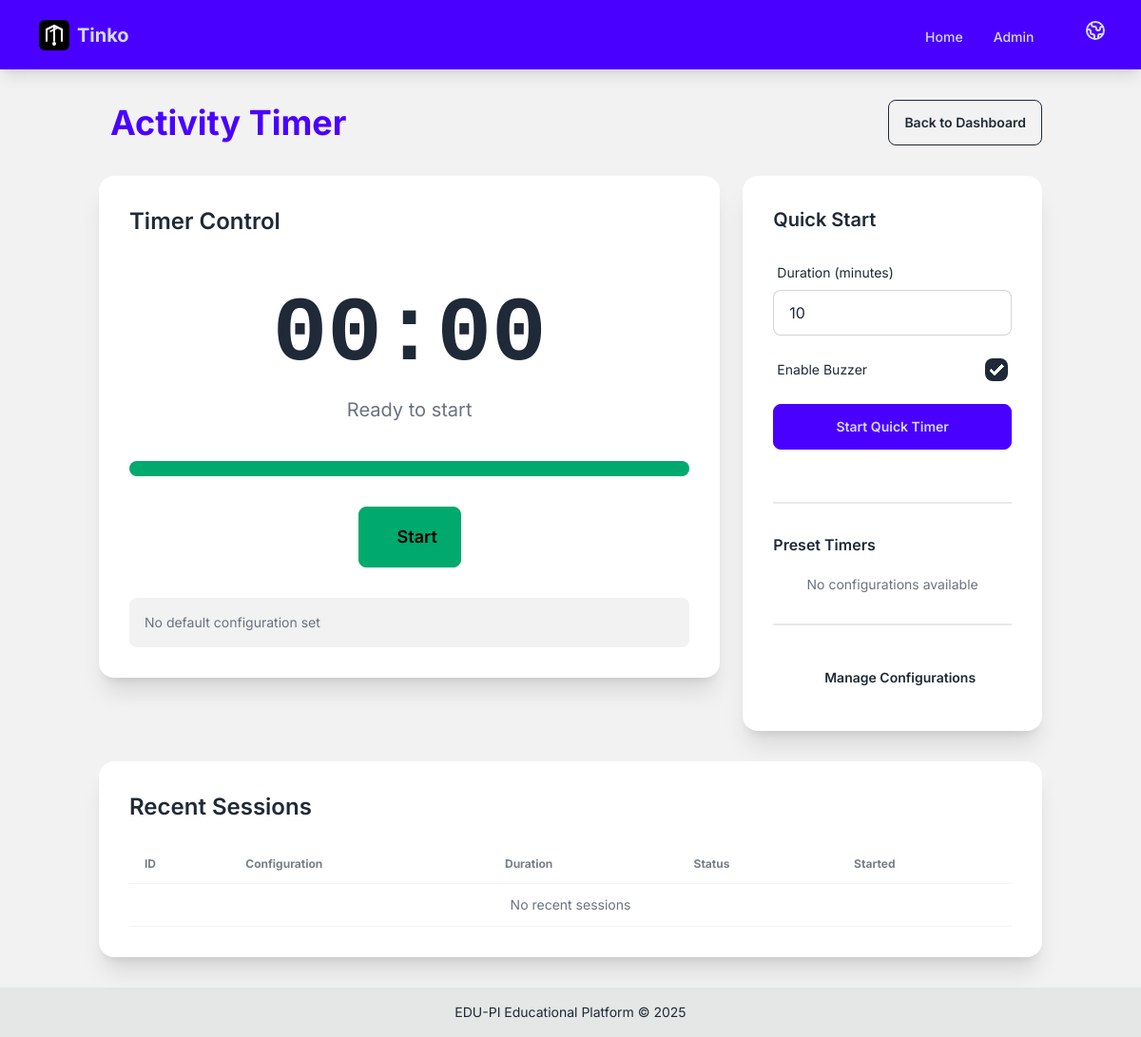
The page /plugins/edupi/activity_timer/ on the database as committed earlier.
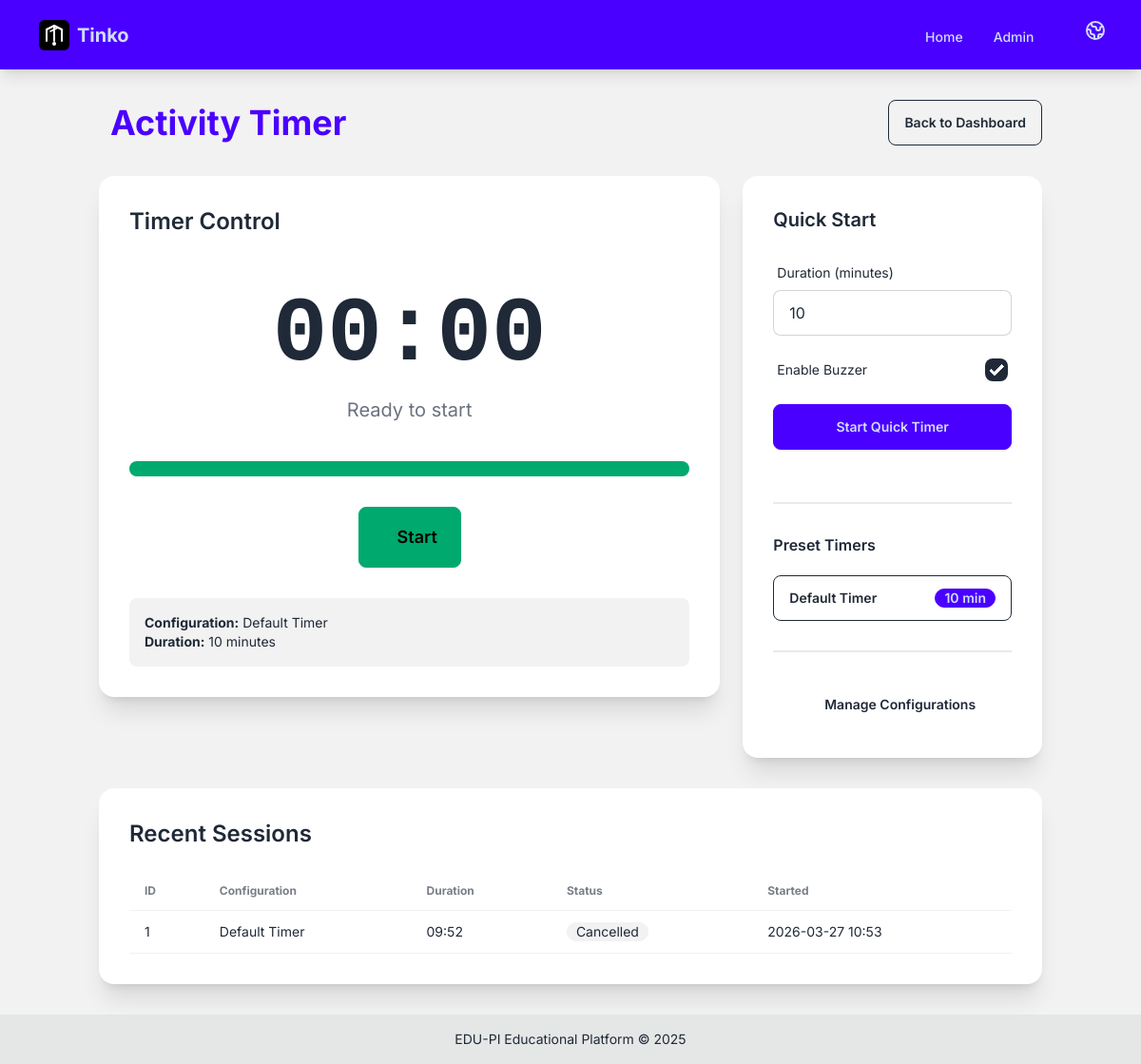
The same page on the database as committed later.
### plugins/edupi/activity_timer/models.py (models this page shows, shortened)
class TimerConfig(models.Model):
    name = models.CharField(
        max_length=100,
        help_text=_("Name of the timer configuration"),
    )
    description = models.TextField(
        blank=True,
        help_text=_("Description of when to use this timer"),
    )
    duration_minutes = models.PositiveIntegerField(
        default=10,
        help_text=_("Duration in minutes"),
    )
    warning_threshold_percent = models.PositiveIntegerField(
        default=20,
        help_text=_("Percentage remaining when warning color appears"),
    )
    enable_buzzer = models.BooleanField(
        default=True,
        help_text=_("Play buzzer sound when timer ends"),
    )
    led_color_start = models.CharField(
        max_length=7,
        default="#00FF00",
        help_text=_("Hex color code for timer start (green)"),
    )
    led_color_warning = models.CharField(
        max_length=7,
        default="#FFFF00",
        help_text=_("Hex color code for warning state (yellow)"),
    )
    led_color_end = models.CharField(
        max_length=7,
        default="#FF0000",
        help_text=_("Hex color code for timer end (red)"),
    )
    is_default = models.BooleanField(
        default=False,
        help_text=_("Use this as the default configuration"),
    )
    is_active = models.BooleanField(
        default=True,
        help_text=_("Whether this configuration is active"),
    )
    created_at = models.DateTimeField(auto_now_add=True)
    updated_at = models.DateTimeField(auto_now=True)
    class Meta:
        app_label = "edupi_activity_timer"
        verbose_name = _("Timer Configuration")
        verbose_name_plural = _("Timer Configurations")
        ordering = ["name"]

class TimerSession(models.Model):
    class Status(models.TextChoices):
        PENDING = "pending", _("Pending")
        RUNNING = "running", _("Running")
        PAUSED = "paused", _("Paused")
        COMPLETED = "completed", _("Completed")
        CANCELLED = "cancelled", _("Cancelled")
    config = models.ForeignKey(
        TimerConfig,
        on_delete=models.SET_NULL,
        null=True,
        blank=True,
        related_name="sessions",
        help_text=_("Configuration used for this session"),
    )
    status = models.CharField(
        max_length=20,
        choices=Status.choices,
        default=Status.PENDING,
        help_text=_("Current status of the timer"),
    )
    duration_seconds = models.PositiveIntegerField(
        help_text=_("Total duration in seconds"),
    )
    remaining_seconds = models.PositiveIntegerField(
        help_text=_("Remaining time in seconds"),
    )
    started_at = models.DateTimeField(
        null=True,
        blank=True,
        help_text=_("When the timer was started"),
    )
    paused_at = models.DateTimeField(
        null=True,
        blank=True,
        help_text=_("When the timer was last paused"),
    )
    completed_at = models.DateTimeField(
        null=True,
        blank=True,
        help_text=_("When the timer completed"),
    )
    created_at = models.DateTimeField(auto_now_add=True)
    updated_at = models.DateTimeField(auto_now=True)
    class Meta:
        app_label = "edupi_activity_timer"
        verbose_name = _("Timer Session")
        verbose_name_plural = _("Timer Sessions")
        ordering = ["-created_at"]
    def get_remaining_display(self):
        minutes = self.remaining_seconds // 60
        seconds = self.remaining_seconds % 60
        return f"{minutes:02d}:{seconds:02d}"

### plugins/edupi/activity_timer/views.py (the view)
# urls.py: path("", views.TimerDashboardView.as_view(), name="dashboard"),
class TimerDashboardView(View):
    def get(self, request):
        configs = TimerConfig.objects.filter(is_active=True).order_by("name")
        default_config = TimerConfig.objects.filter(
            is_default=True, is_active=True
        ).first()
        recent_sessions = TimerSession.objects.all()[:10]
        active_session = timer_service.get_active_session()
        context = {
            "title": _("Activity Timer"),
            "configs": configs,
            "default_config": default_config,
            "recent_sessions": recent_sessions,
            "active_session": active_session,
            "quick_form": QuickTimerForm(),
            "is_running": timer_service.is_timer_running(),
        }
        return render(request, "activity_timer/dashboard.html", context)

### plugins/edupi/activity_timer/forms.py
class QuickTimerForm(forms.Form):
    duration_minutes = forms.IntegerField(
        min_value=1,
        max_value=120,
        initial=10,
        label=_("Duration (minutes)"),
        widget=forms.NumberInput(
            attrs={"class": "input input-bordered w-full", "min": 1, "max": 120}
        ),
    )
    use_buzzer = forms.BooleanField(
        initial=True,
        required=False,
        label=_("Enable Buzzer"),
        widget=forms.CheckboxInput(attrs={"class": "checkbox"}),
    )

### plugins/edupi/activity_timer/timer_service.py (called while the page is built)
    def get_active_session(self) -> Optional[TimerSession]:
        return self._active_session

    def is_timer_running(self) -> bool:
        return self._active_session is not None and self._active_session.is_running()

### plugins/edupi/activity_timer/templates/activity_timer/dashboard.html (shortened to what this page needs)
{% extends "base.html" %}
{% load i18n %}
{% block content %}
<div class="container mx-auto px-4 py-8">
    <div class="flex justify-between items-center mb-8">
        <h1 class="text-4xl font-bold text-primary">
            {{ title }}
        </h1>
        <a href="{% url 'home' %}" class="btn btn-outline">
            {% trans "Back to Dashboard" %}
        </a>
    </div>
    <div class="grid grid-cols-1 lg:grid-cols-3 gap-6 mb-8">
        <div class="lg:col-span-2">
            <div class="card bg-base-100 shadow-xl">
                <div class="card-body">
                    <h2 class="card-title text-2xl mb-4">{% trans "Timer Control" %}</h2>
                    <div class="text-center py-8" id="timer-display">
                        <div class="text-8xl font-mono font-bold mb-4" id="time-remaining">
                            00:00
                        </div>
                        <div class="text-xl text-gray-500" id="timer-status">
                            {% trans "Ready to start" %}
                        </div>
                    </div>
                    <div class="w-full bg-gray-200 rounded-full h-4 mb-6">
                        <div id="progress-bar" class="bg-success h-4 rounded-full transition-all duration-1000" style="width: 100%"></div>
                    </div>
                    <div class="flex justify-center gap-4">
                        <button id="btn-start" class="btn btn-success btn-lg" onclick="startTimer()">
                            {% trans "Start" %}
                        </button>
                    </div>
                    <div class="mt-6 p-4 bg-base-200 rounded-lg" id="config-info">
                        {% if default_config %}
                            <p class="text-sm">
                                <strong>{% trans "Configuration:" %}</strong>
                                <span id="current-config-name">{{ default_config.name }}</span>
                            </p>
                            <p class="text-sm">
                                <strong>{% trans "Duration:" %}</strong>
                                <span id="current-duration">{{ default_config.duration_minutes }}</span> {% trans "minutes" %}
                            </p>
                        {% else %}
                            <p class="text-sm text-gray-500">{% trans "No default configuration set" %}</p>
                        {% endif %}
                    </div>
                </div>
            </div>
        </div>
        <div class="card bg-base-100 shadow-xl">
            <div class="card-body">
                <h2 class="card-title text-xl mb-4">{% trans "Quick Start" %}</h2>
                <form id="quick-timer-form" class="mb-6">
                    <div class="form-control mb-4">
                        <label class="label">
                            <span class="label-text">{% trans "Duration (minutes)" %}</span>
                        </label>
                        {{ quick_form.duration_minutes }}
                    </div>
                    <div class="form-control mb-4">
                        <label class="label cursor-pointer">
                            <span class="label-text">{% trans "Enable Buzzer" %}</span>
                            {{ quick_form.use_buzzer }}
                        </label>
                    </div>
                    <button type="button" class="btn btn-primary w-full" onclick="startQuickTimer()">
                        {% trans "Start Quick Timer" %}
                    </button>
                </form>
                <div class="divider"></div>
                <h3 class="font-semibold mb-3">{% trans "Preset Timers" %}</h3>
                <div class="space-y-2">
                    {% for config in configs %}
                        <button class="btn btn-outline btn-block justify-between"
                                onclick="startWithConfig({{ config.id }})">
                            <span>{{ config.name }}</span>
                            <span class="badge badge-primary">{{ config.duration_minutes }} min</span>
                        </button>
                    {% empty %}
                        <p class="text-sm text-gray-500 text-center">
                            {% trans "No configurations available" %}
                        </p>
                    {% endfor %}
                </div>
                <div class="divider"></div>
                <a href="{% url 'activity_timer:config_list' %}" class="btn btn-ghost btn-block">
                    {% trans "Manage Configurations" %}
                </a>
            </div>
        </div>
    </div>
    <div class="card bg-base-100 shadow-xl">
        <div class="card-body">
            <h2 class="card-title text-2xl mb-4">{% trans "Recent Sessions" %}</h2>
            <div class="overflow-x-auto">
                <table class="table">
                    <thead>
                        <tr>
                            <th>{% trans "ID" %}</th>
                            <th>{% trans "Configuration" %}</th>
                            <th>{% trans "Duration" %}</th>
                            <th>{% trans "Status" %}</th>
                            <th>{% trans "Started" %}</th>
                        </tr>
                    </thead>
                    <tbody>
                        {% for session in recent_sessions %}
                            <tr>
                                <td>{{ session.id }}</td>
                                <td>{{ session.config.name|default:"N/A" }}</td>
                                <td>{{ session.get_remaining_display }}</td>
                                <td>
                                    <span class="badge
                                        {% if session.status == 'completed' %}badge-success
                                        {% elif session.status == 'running' %}badge-primary
                                        {% elif session.status == 'paused' %}badge-warning
                                        {% else %}badge-ghost{% endif %}">
                                        {{ session.get_status_display }}
                                    </span>
                                </td>
                                <td>{{ session.created_at|date:"Y-m-d H:i" }}</td>
                            </tr>
                        {% empty %}
                            <tr>
                                <td colspan="5" class="text-center text-gray-500">
                                    {% trans "No recent sessions" %}
                                </td>
                            </tr>
                        {% endfor %}
                    </tbody>
                </table>
            </div>
        </div>
    </div>
</div>
{% endblock %}

### templates/base.html (shortened to what this page needs)
{% load i18n %}{% load static %}
<!DOCTYPE html>
<html lang="{{ LANGUAGE_CODE }}" data-theme="light">
<head>
    <script src="https://cdn.tailwindcss.com"></script>
    <link href="https://cdn.jsdelivr.net/npm/daisyui@4.10.1/dist/full.min.css" rel="stylesheet" type="text/css" />
</head>
<body class="bg-base-200 min-h-screen flex flex-col">
    <div class="navbar bg-primary text-primary-content shadow-lg">
        <div class="container mx-auto px-4 max-w-7xl">
            <div class="flex-1">
                <a href="{% url 'home' %}" class="btn btn-ghost text-xl font-bold gap-2">
                    <img src="{% static 'images/logo.svg' %}" alt="Tinko" class="h-8 w-8" style="color: currentColor;">
                    Tinko
                </a>
            </div>
            <div class="flex-none">
                <ul class="menu menu-horizontal px-1">
                    <li><a href="{% url 'home' %}" class="font-medium">{% trans "Home" %}</a></li>
                    <li><a href="/admin/" class="font-medium">{% trans "Admin" %}</a></li>
                </ul>
                <div class="dropdown dropdown-end ml-4">
                    <label tabindex="0" class="btn btn-ghost btn-circle">
                    </label>
                </div>
            </div>
        </div>
    </div>
    <div class="flex-grow">
        {% block content %}{% endblock %}
    </div>
    <footer class="footer footer-center p-4 bg-base-300 text-base-content">
        <div>
            <p>{% trans "EDU-PI Educational Platform" %} © 2025</p>
        </div>
    </footer>
</body>
</html>

### templates/base.html (style rules this page uses)
body { font-family: 'Inter', sans-serif; }

Rows that differ between the two databases and show on the page:
added TimerConfig: name "Default Timer", duration_minutes "10"
added TimerSession: id "1", config.name "Default Timer", remaining "09:52", status "Cancelled", created_at "2026-03-27 10:53"
Other text that changed with them:
text no longer shown: "No default configuration set No configurations available No recent sessions"
text now shown: "Configuration: Duration: minutes"
